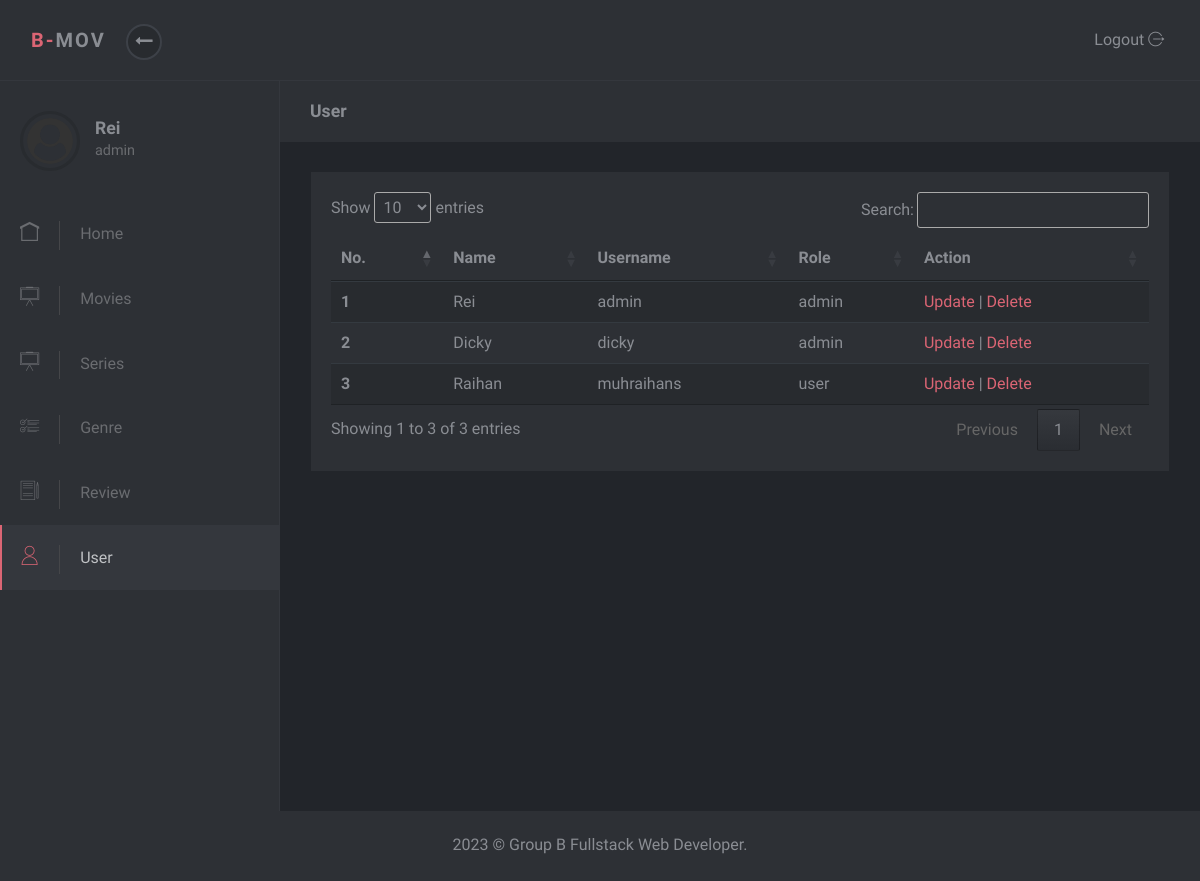
The page /admin/user.php (signed in) on the database as committed earlier.
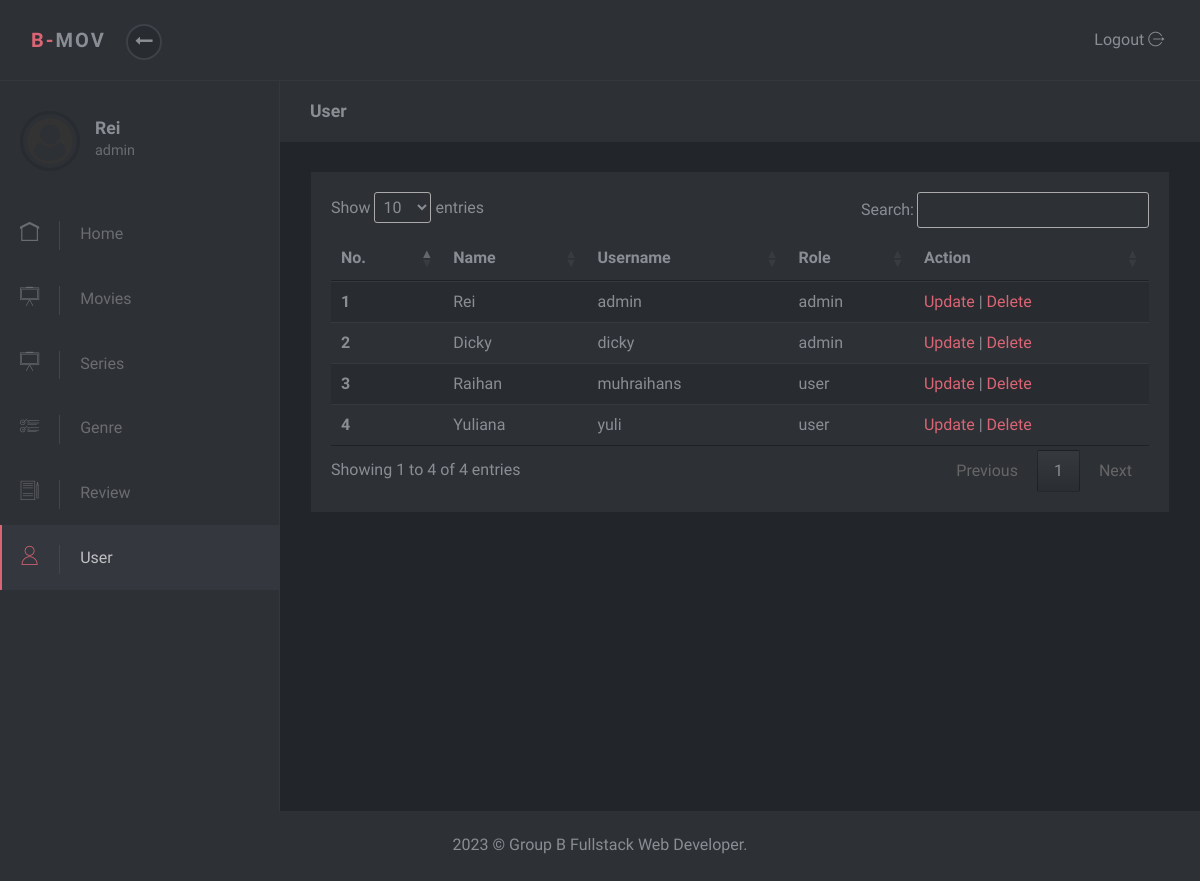
The same page on the database as committed later.
### tables this page shows
CREATE TABLE `tb_user` (
  `id` int(11) NOT NULL,
  `nama` varchar(50) NOT NULL,
  `username` varchar(50) NOT NULL,
  `password` varchar(50) NOT NULL,
  `role` enum('admin','user') NOT NULL
);

### admin/user.php (the view, shortened to what this page needs)
<?php $page = "User";
include 'partials/header.php';
include 'partials/navbar.php';
include 'partials/sidebar.php';
include '../proses/koneksi.php';
$query = mysqli_query($db, 'SELECT * FROM tb_user');
?>
<div class="page-content">
  <div class="page-header">
    <div class="container-fluid">
      <h2 class="h5 no-margin-bottom"><?= $page ?></h2>
    </div>
  </div>
  <section class="no-padding-top no-padding-bottom">
    <div class="container-fluid">
      <div class="block">
        <div class="table-responsive">
          <table class="table table-striped table-hover" id="myTable">
            <thead>
              <tr>
                <th>No.</th>
                <th>Name</th>
                <th>Username</th>
                <th>Role</th>
                <th>Action</th>
              </tr>
            </thead>
            <tbody>
            <?php if(mysqli_num_rows($query) > 0) {?>
                <?php
                  $no = 1;
                  while ($d= mysqli_fetch_array($query)) {
                ?>
              <tr>
                <th><?= $no ?></th>
                <td><?= $d['nama']?></td>
                <td><?= $d['username']?></td>
                <td><?= $d['role']?></td>
                <td>
                <a href="edituser.php?id=<?php echo $d["id"]?>">Update</a> |
                <a href="proses/deleteuser.php?id=<?php echo $d["id"]?>">Delete</a>
                </td>
              </tr>
              <?php $no++;
            }
            } ?>
            </tbody>
          </table>
        </div>
      </div>
    </div>
</div>
<?php include 'partials/footer.php' ?>

Rows that differ between the two databases and show on the page:
added tb_user: nama "Yuliana", username "yuli", role "user"
Other text that changed with them:
text written by a page script: "Show entries Search: Showing 1 to 3 of 3 entries Previous 1 Next" → "Show entries Search: Showing 1 to 4 of 4 entries Previous 1 Next"
